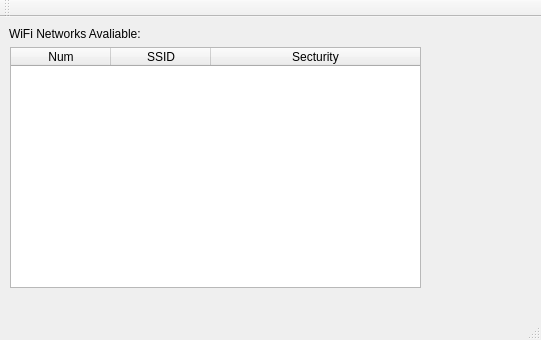
<?xml version="1.0" encoding="UTF-8"?>
<ui version="4.0">
 <class>MainWindow</class>
 <widget class="QMainWindow" name="MainWindow">
  <property name="geometry">
   <rect>
    <x>0</x>
    <y>0</y>
    <width>541</width>
    <height>340</height>
   </rect>
  </property>
  <property name="windowTitle">
   <string>MainWindow</string>
  </property>
  <widget class="QWidget" name="centralWidget">
   <widget class="QLabel" name="label">
    <property name="geometry">
     <rect>
      <x>9</x>
      <y>9</y>
      <width>161</width>
      <height>16</height>
     </rect>
    </property>
    <property name="text">
     <string>WiFi Networks Avaliable:</string>
    </property>
   </widget>
   <widget class="QTreeWidget" name="treeWidgetWiFis">
    <property name="geometry">
     <rect>
      <x>10</x>
      <y>30</y>
      <width>411</width>
      <height>241</height>
     </rect>
    </property>
    <column>
     <property name="text">
      <string>Num</string>
     </property>
     <property name="font">
      <font>
       <weight>50</weight>
       <bold>false</bold>
       <stylestrategy>PreferDefault</stylestrategy>
      </font>
     </property>
     <property name="textAlignment">
      <set>AlignCenter</set>
     </property>
    </column>
    <column>
     <property name="text">
      <string>SSID</string>
     </property>
     <property name="textAlignment">
      <set>AlignCenter</set>
     </property>
    </column>
    <column>
     <property name="text">
      <string>Secturity</string>
     </property>
     <property name="textAlignment">
      <set>AlignCenter</set>
     </property>
    </column>
   </widget>
  </widget>
  <widget class="QMenuBar" name="menuBar">
   <property name="geometry">
    <rect>
     <x>0</x>
     <y>0</y>
     <width>541</width>
     <height>26</height>
    </rect>
   </property>
  </widget>
  <widget class="QToolBar" name="mainToolBar">
   <attribute name="toolBarArea">
    <enum>TopToolBarArea</enum>
   </attribute>
   <attribute name="toolBarBreak">
    <bool>false</bool>
   </attribute>
  </widget>
  <widget class="QStatusBar" name="statusBar"/>
 </widget>
 <layoutdefault spacing="6" margin="11"/>
 <resources/>
 <connections/>
</ui>
